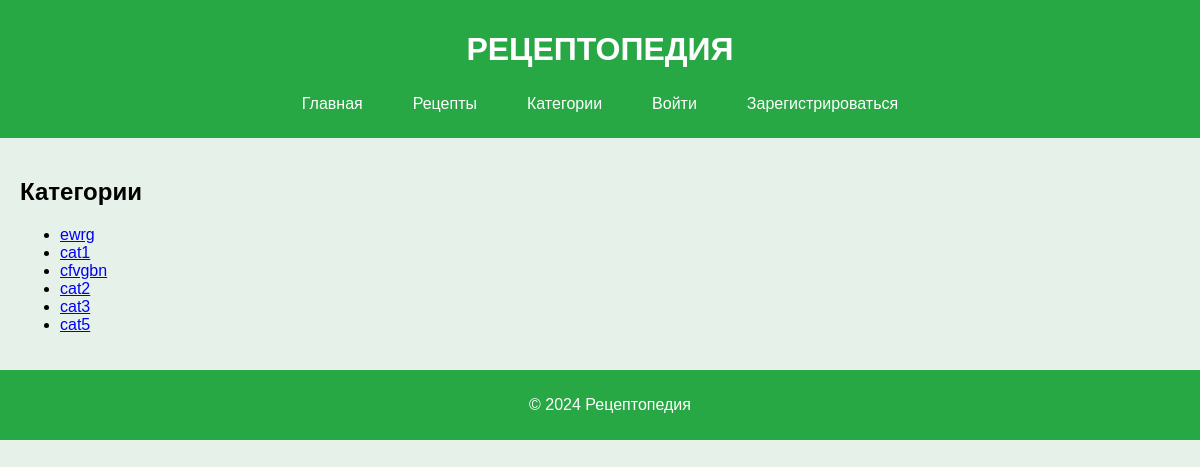
The page /category/ on the database as committed earlier.
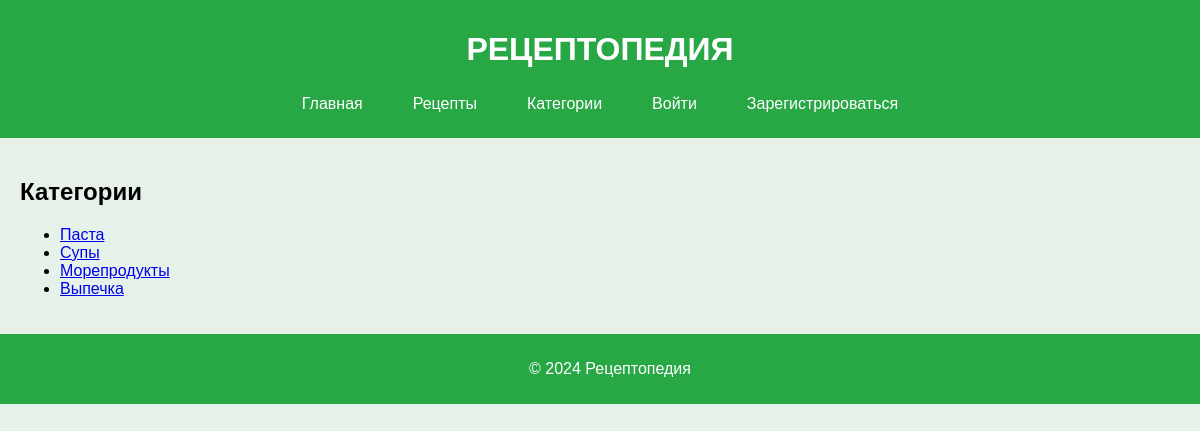
The same page on the database as committed later.
### recipesapp/models.py (models this page shows, shortened)
class RecipeCategory(models.Model):
    name = models.CharField(max_length=100)

### recipesapp/views.py (the view)
# urls.py: path('category/', category_list, name='category_list'),  # маршрут для списка категорий
def category_list(request):
    category = RecipeCategory.objects.all()
    return render(request, 'recipesapp/category_list.html', {'category': category})

### recipesapp/templates/recipesapp/category_list.html (shortened to what this page needs)
{% extends 'base.html' %}
{% block content %}
    <h2>Категории</h2>
    <ul>
        {% for category in category %}
            <li><a href="{% url 'category_detail' category.pk %}">{{ category.name }}</a></li>
        {% endfor %}
    </ul>
{% endblock %}

Rows that differ between the two databases and show on the page:
removed RecipeCategory: name "ewrg"
removed RecipeCategory: name "cat1"
removed RecipeCategory: name "cfvgbn"
removed RecipeCategory: name "cat2"
removed RecipeCategory: name "cat3"
removed RecipeCategory: name "cat5"
added RecipeCategory: name "Паста"
added RecipeCategory: name "Супы"
added RecipeCategory: name "Морепродукты"
added RecipeCategory: name "Выпечка"
